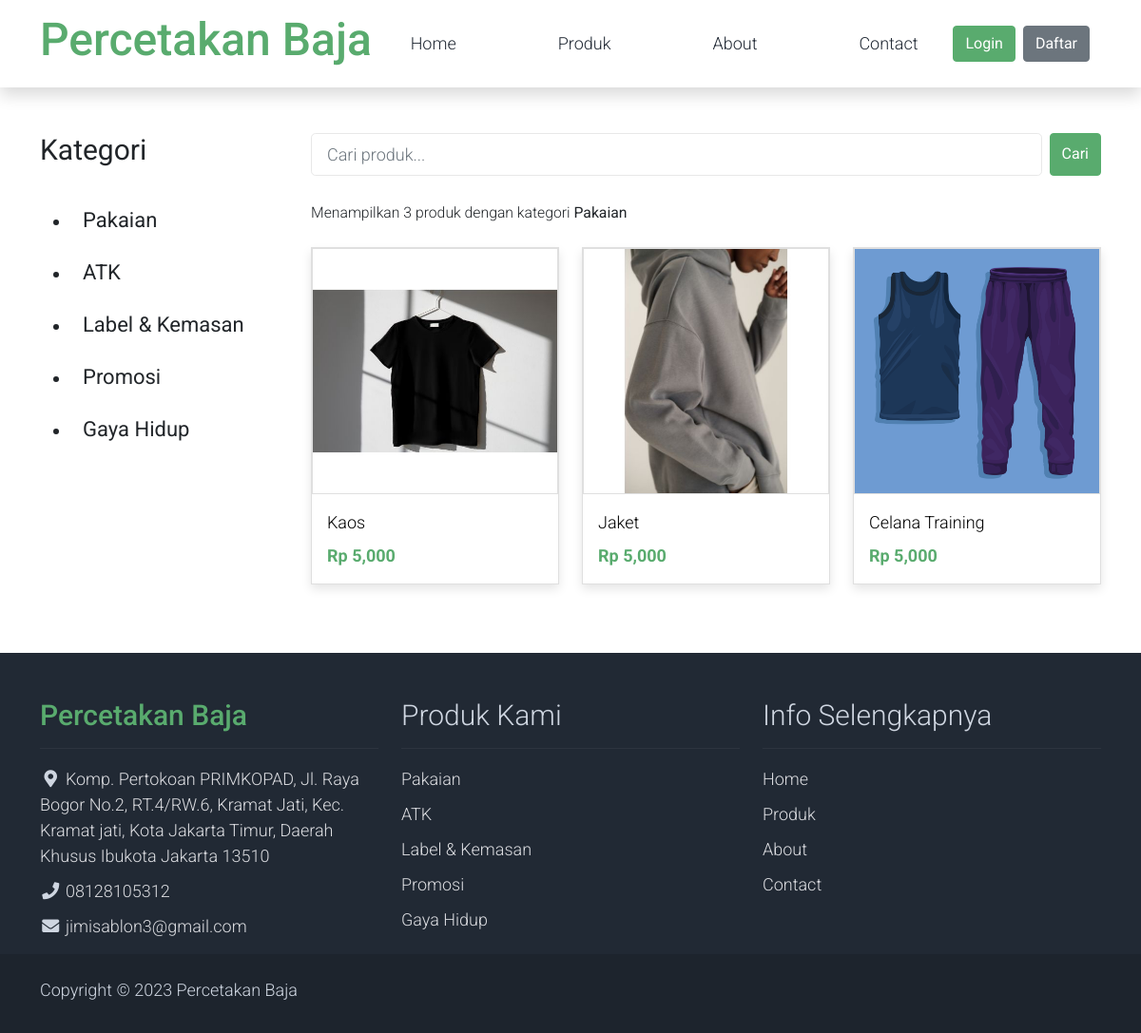
The app's page /produk?kategori=Pakaian with its own data.
### tables this page shows
CREATE TABLE `kategori_produk` (
  `id_kategori_produk` int(11) NOT NULL,
  `nama_kategori_produk` varchar(25) NOT NULL
);

CREATE TABLE `produk` (
  `id_produk` char(5) NOT NULL,
  `nama_produk` varchar(128) NOT NULL,
  `gambar` blob NOT NULL,
  `id_kategori_produk` int(11) NOT NULL,
  `harga` decimal(10,0) NOT NULL,
  `deskripsi` text NOT NULL,
  `slug` varchar(255) NOT NULL
);

### application/controllers/Produk.php (called while the page is built, shortened)
<?php
class Produk extends CI_Controller {
    public function index()
    {
        $data = [
            'content'=>'pelanggan/produk',
            'kategori_produk' => $this->db->select('*')
                    ->get('kategori_produk')->result(),
            'produk' => $this->db->select('*')
                    ->from('produk as p')
                    ->join('kategori_produk as kp', 'kp.id_kategori_produk = p.id_kategori_produk')
                    ->like('nama_produk', $this->input->get('search'), 'both')
                    ->like('nama_kategori_produk', $this->input->get('kategori'), 'both')
                    ->get()->result(),
        ];
        $this->load->view('pelanggan/layouts/app', $data);
    }
}

### index.php (called while the page is built, shortened)
<?php
require_once BASEPATH.'core/CodeIgniter.php';

### application/views/pelanggan/produk.php (the view, shortened to what this page needs)
<div class="container py-5">
    <div class="row">
        <div class="col-lg-3">
            <form action="<?= base_url('produk') ?>" method="get">
            <h1 class="h2 pb-4 fw-normal">Kategori</h1>
            <ul class="list-styled templatemo-accordion">
                <?php foreach ($kategori_produk as $row): ?>
                <li>
                    <button onclick="this.form.submit()" name="kategori" value="<?= $row->nama_kategori_produk ?>" class="btn collapsed d-flex justify-content-between h3 text-decoration-none">
                        <?= $row->nama_kategori_produk ?>
                    </button>
                </li>
                <?php endforeach; ?>
            </ul>
            </form>
        </div>
        <div class="col-lg-9">
            <div class="row">
                <div class="col-md-12 pb-4">
                    <form action="<?= base_url('produk') ?>" method="get">
                    <div class="d-flex">
                        <input type="search" name="search" id="search" class="me-2 form-control form-control-lg" value="<?= $this->input->get('search') ?>" placeholder="Cari produk..." autocomplete="off">
                        <button type="submit" class="btn btn-success">Cari</button>
                    </div>
                    </form>
                </div>
            </div>
            <div class="mb-4">
                <small>
                    Menampilkan <?= count($produk) ?> produk
                    <?php if ($this->input->get('kategori')): ?>
                        dengan kategori <b><?= $this->input->get('kategori') ?></b>
                    <?php endif; ?>
                </small>
            </div>
            <div class="row">
                <?php foreach ($produk as $row): ?>
                    <div class="col-md-4">
                        <div class="card mb-4 product-wap rounded-0">
                            <div class="card rounded-0">
                                <img class="card-img rounded-0 img-fluid" src="<?= base_url('assets/uploads/') . $row->gambar ?>">
                            </div>
                            <div class="card-body">
                                <a href="<?= base_url('/produk/detail/') . $row->slug ?>" class="h3 text-decoration-none"><?= $row->nama_produk ?></a>
                                <ul class="w-100 list-unstyled d-flex justify-content-between mb-0">
                                </ul>
                                <p class="mb-0 fw-bold text-success">Rp <?= number_format($row->harga) ?></p>
                            </div>
                        </div>
                    </div>
                <?php endforeach; ?>
            </div>
        </div>
    </div>
</div>

### application/views/pelanggan/layouts/footer.php
<?php
$kategori_produk = $this->db->select('*')->get('kategori_produk')->result();
?>
<footer class="bg-dark" id="tempaltemo_footer">
        <div class="container">
            <div class="row">
                <div class="col-md-4 pt-5">
                    <h2 class="h2 text-success border-bottom pb-3 border-light logo">Percetakan Baja</h2>
                    <ul class="list-unstyled text-light footer-link-list">
                        <li>
                            <i class="fas fa-map-marker-alt fa-fw"></i>
                            <a class="text-decoration-none" href="maps:Komp. Pertokoan PRIMKOPAD, Jl. Raya Bogor No.2, RT.4/RW.6, Kramat Jati, Kec. Kramat jati, Kota Jakarta Timur, Daerah Khusus Ibukota Jakarta 13510">Komp. Pertokoan PRIMKOPAD, Jl. Raya Bogor No.2, RT.4/RW.6, Kramat Jati, Kec. Kramat jati, Kota Jakarta Timur, Daerah Khusus Ibukota Jakarta 13510</a>
                        </li>
                        <li>
                            <i class="fa fa-phone fa-fw"></i>
                            <a class="text-decoration-none" href="tel:08128105312">08128105312</a>
                        </li>
                        <li>
                            <i class="fa fa-envelope fa-fw"></i>
                            <a class="text-decoration-none" href="mailto:jimisablon3@gmail.com">jimisablon3@gmail.com</a>
                        </li>
                    </ul>
                </div>
                <div class="col-md-4 pt-5">
                    <h2 class="h2 text-light border-bottom pb-3 border-light">Produk Kami</h2>
                    <ul class="list-unstyled text-light footer-link-list">
                        <?php foreach ($kategori_produk as $kategori): ?>
                        <li><a class="text-decoration-none" href="<?= base_url('/produk?kategori=') . $kategori->nama_kategori_produk ?>"><?= $kategori->nama_kategori_produk ?></a></li>
                        <?php endforeach; ?>
                    </ul>
                </div>
                <div class="col-md-4 pt-5">
                    <h2 class="h2 text-light border-bottom pb-3 border-light">Info Selengkapnya</h2>
                    <ul class="list-unstyled text-light footer-link-list">
                        <li><a class="text-decoration-none" href="<?= base_url('/') ?>">Home</a></li>
                        <li><a class="text-decoration-none" href="<?= base_url('/produk') ?>">Produk</a></li>
                        <li><a class="text-decoration-none" href="<?= base_url('/about') ?>">About</a></li>
                        <li><a class="text-decoration-none" href="<?= base_url('/contact') ?>">Contact</a></li>
                    </ul>
                </div>
            </div>
        </div>
        <div class="w-100 bg-black py-3">
            <div class="container">
                <div class="row pt-2">
                    <div class="col-12">
                        <p class="text-left text-light">
                            Copyright &copy; <?= date('Y') ?> Percetakan Baja
                        </p>
                    </div>
                </div>
            </div>
        </div>
    </footer>

### assets/pelanggan/css/templatemo.css (style rules this page uses)
body, ul, li, p, a, label, input, div { font-family: 'Roboto', sans-serif; font-size: 18px !important; font-weight: 300 !important; }
.h2 { font-family: 'Roboto', sans-serif; font-size: 30px !important; font-weight: 300; }
.h3 { font-family: 'Roboto', sans-serif; font-size: 22px !important; }
.logo { font-weight: 500 !important; }
.text-success { color: #59ab6e !important; }
.text-light { color: #cfd6e1 !important; }
.bg-dark { background-color: #212934 !important; }
.bg-black { background-color: #1d242d !important; }
.btn-success { background-color: #59ab6e !important; border-color: #56ae6c !important; }
.product-wap { box-shadow: 0px 5px 10px 0px rgba(0, 0, 0, 0.10); }
.card.product-wap a { color: #000; }
.form-control { border: 1px solid #e8e8e8; }
#tempaltemo_footer a { color: #dcdde1; }
#tempaltemo_footer ul.footer-link-list li { padding-top: 10px; }
#tempaltemo_footer .border-light { border-color: #2d343f !important; }
.product-wap .h3, .product-wap li, .product-wap i, .product-wap p { font-size: 12px !important; }
@media (min-width: 992px) { .product-wap .h3, .product-wap li, .product-wap i, .product-wap p { font-size: 18px !important; } }

### records on screen
kategori_produk: nama_kategori_produk "Pakaian"
kategori_produk: nama_kategori_produk "ATK"
kategori_produk: nama_kategori_produk "Label & Kemasan"
kategori_produk: nama_kategori_produk "Promosi"
kategori_produk: nama_kategori_produk "Gaya Hidup"
produk: gambar (picture), nama_produk "Kaos", harga "5,000"
produk: gambar (picture), nama_produk "Jaket", harga "5,000"
produk: gambar (picture), nama_produk "Celana Training", harga "5,000"

### other values on screen
count($produk) "3"
$this->input->get('kategori') "Pakaian"
